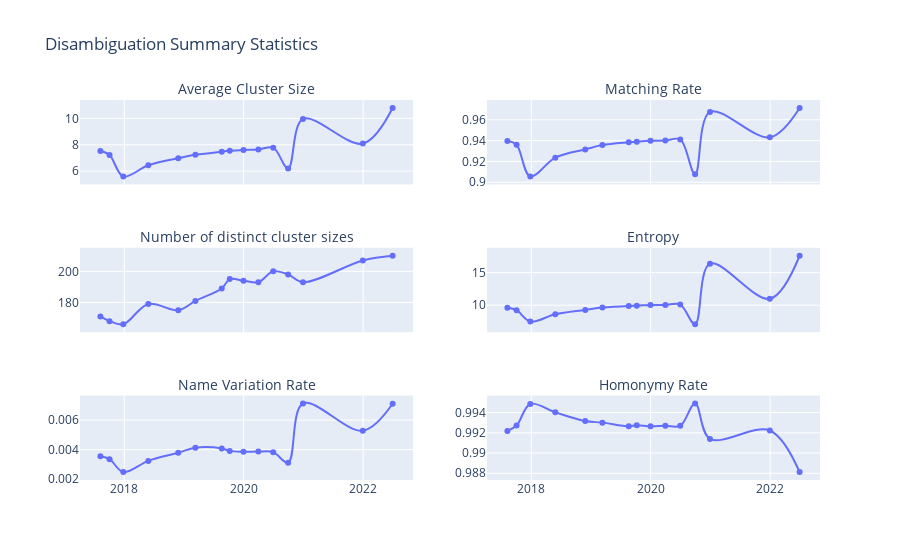

Here is the notebook cell this chart was saved with:
### Markdown cell above
### Plotting

When dealing with a dictionary of disambiguations, you can use {py:func}`er_evaluation.plot_summaries` from the {py:func}`er_evaluation.plots` module to plot the summary statistics as a time series:

### Code cell
ee.plot_summaries(predictions, names=names)

### Figure 1 — Plotly figure (JSON) as saved in the notebook; plotly's stock layout.template omitted (floating-point values rounded to 4 significant figures)
{"data": [{"hovertemplate": "prediction=%{x}<br>average_cluster_size=%{y}<extra></extra>", "legendgroup": "", "line": {"color": "#636efa", "dash": "solid", "shape": "spline"}, "marker": {"symbol": "circle"}, "mode": "markers+lines", "name": "", "orientation": "v", "showlegend": false, "type": "scatter", "x": ["2017-08-08T00:00:00", "2017-10-03T00:00:00", "2017-12-26T00:00:00", "2018-05-28T00:00:00", "2018-11-27T00:00:00", "2019-03-12T00:00:00", "2019-08-20T00:00:00", "2019-10-08T00:00:00", "2019-12-31T00:00:00", "2020-03-31T00:00:00", "2020-06-30T00:00:00", "2020-09-29T00:00:00", "2020-12-29T00:00:00", "2021-12-30T00:00:00", "2022-06-30T00:00:00"], "xaxis": "x", "y": [7.524, 7.219, 5.596, 6.443, 6.98, 7.234, 7.478, 7.539, 7.608, 7.648, 7.778, 6.207, 9.96, 8.089, 10.79], "yaxis": "y"}, {"hovertemplate": "prediction=%{x}<br>matching_rate=%{y}<extra></extra>", "legendgroup": "", "line": {"color": "#636efa", "dash": "solid", "shape": "spline"}, "marker": {"symbol": "circle"}, "mode": "markers+lines", "name": "", "orientation": "v", "showlegend": false, "type": "scatter", "x": ["2017-08-08T00:00:00", "2017-10-03T00:00:00", "2017-12-26T00:00:00", "2018-05-28T00:00:00", "2018-11-27T00:00:00", "2019-03-12T00:00:00", "2019-08-20T00:00:00", "2019-10-08T00:00:00", "2019-12-31T00:00:00", "2020-03-31T00:00:00", "2020-06-30T00:00:00", "2020-09-29T00:00:00", "2020-12-29T00:00:00", "2021-12-30T00:00:00", "2022-06-30T00:00:00"], "xaxis": "x2", "y": [0.9396, 0.936, 0.9056, 0.9236, 0.9316, 0.9357, 0.9383, 0.939, 0.9398, 0.94, 0.9411, 0.9077, 0.9675, 0.9431, 0.9713], "yaxis": "y2"}, {"hovertemplate": "prediction=%{x}<br>H0=%{y}<extra></extra>", "legendgroup": "", "line": {"color": "#636efa", "dash": "solid", "shape": "spline"}, "marker": {"symbol": "circle"}, "mode": "markers+lines", "name": "", "orientation": "v", "showlegend": false, "type": "scatter", "x": ["2017-08-08T00:00:00", "2017-10-03T00:00:00", "2017-12-26T00:00:00", "2018-05-28T00:00:00", "2018-11-27T00:00:00", "2019-03-12T00:00:00", "2019-08-20T00:00:00", "2019-10-08T00:00:00", "2019-12-31T00:00:00", "2020-03-31T00:00:00", "2020-06-30T00:00:00", "2020-09-29T00:00:00", "2020-12-29T00:00:00", "2021-12-30T00:00:00", "2022-06-30T00:00:00"], "xaxis": "x3", "y": [171, 168, 166, 179, 175, 181, 189, 195, 194, 193, 200, 198, 193, 207, 210], "yaxis": "y3"}, {"hovertemplate": "prediction=%{x}<br>H1=%{y}<extra></extra>", "legendgroup": "", "line": {"color": "#636efa", "dash": "solid", "shape": "spline"}, "marker": {"symbol": "circle"}, "mode": "markers+lines", "name": "", "orientation": "v", "showlegend": false, "type": "scatter", "x": ["2017-08-08T00:00:00", "2017-10-03T00:00:00", "2017-12-26T00:00:00", "2018-05-28T00:00:00", "2018-11-27T00:00:00", "2019-03-12T00:00:00", "2019-08-20T00:00:00", "2019-10-08T00:00:00", "2019-12-31T00:00:00", "2020-03-31T00:00:00", "2020-06-30T00:00:00", "2020-09-29T00:00:00", "2020-12-29T00:00:00", "2021-12-30T00:00:00", "2022-06-30T00:00:00"], "xaxis": "x4", "y": [9.596, 9.232, 7.486, 8.601, 9.268, 9.647, 9.896, 9.927, 10.04, 10.04, 10.1, 7.075, 16.37, 10.99, 17.59], "yaxis": "y4"}, {"hovertemplate": "prediction=%{x}<br>name_variation_rate=%{y}<extra></extra>", "legendgroup": "", "line": {"color": "#636efa", "dash": "solid", "shape": "spline"}, "marker": {"symbol": "circle"}, "mode": "markers+lines", "name": "", "orientation": "v", "showlegend": false, "type": "scatter", "x": ["2017-08-08T00:00:00", "2017-10-03T00:00:00", "2017-12-26T00:00:00", "2018-05-28T00:00:00", "2018-11-27T00:00:00", "2019-03-12T00:00:00", "2019-08-20T00:00:00", "2019-10-08T00:00:00", "2019-12-31T00:00:00", "2020-03-31T00:00:00", "2020-06-30T00:00:00", "2020-09-29T00:00:00", "2020-12-29T00:00:00", "2021-12-30T00:00:00", "2022-06-30T00:00:00"], "xaxis": "x5", "y": [0.003551, 0.003352, 0.002481, 0.003236, 0.003787, 0.004125, 0.004081, 0.003915, 0.003859, 0.003865, 0.003829, 0.003111, 0.007125, 0.005285, 0.007109], "yaxis": "y5"}, {"hovertemplate": "prediction=%{x}<br>homonymy_rate=%{y}<extra></extra>", "legendgroup": "", "line": {"color": "#636efa", "dash": "solid", "shape": "spline"}, "marker": {"symbol": "circle"}, "mode": "markers+lines", "name": "", "orientation": "v", "showlegend": false, "type": "scatter", "x": ["2017-08-08T00:00:00", "2017-10-03T00:00:00", "2017-12-26T00:00:00", "2018-05-28T00:00:00", "2018-11-27T00:00:00", "2019-03-12T00:00:00", "2019-08-20T00:00:00", "2019-10-08T00:00:00", "2019-12-31T00:00:00", "2020-03-31T00:00:00", "2020-06-30T00:00:00", "2020-09-29T00:00:00", "2020-12-29T00:00:00", "2021-12-30T00:00:00", "2022-06-30T00:00:00"], "xaxis": "x6", "y": [0.9922, 0.9927, 0.9948, 0.994, 0.9932, 0.993, 0.9926, 0.9927, 0.9926, 0.9927, 0.9927, 0.9949, 0.9914, 0.9922, 0.9881], "yaxis": "y6"}], "layout": {"annotations": [{"font": {"size": 14}, "showarrow": false, "text": "Average Cluster Size", "x": 0.225, "xanchor": "center", "xref": "paper", "y": 1, "yanchor": "bottom", "yref": "paper"}, {"font": {"size": 14}, "showarrow": false, "text": "Matching Rate", "x": 0.775, "xanchor": "center", "xref": "paper", "y": 1, "yanchor": "bottom", "yref": "paper"}, {"font": {"size": 14}, "showarrow": false, "text": "Number of distinct cluster sizes", "x": 0.225, "xanchor": "center", "xref": "paper", "y": 0.6111, "yanchor": "bottom", "yref": "paper"}, {"font": {"size": 14}, "showarrow": false, "text": "Entropy", "x": 0.775, "xanchor": "center", "xref": "paper", "y": 0.6111, "yanchor": "bottom", "yref": "paper"}, {"font": {"size": 14}, "showarrow": false, "text": "Name Variation Rate", "x": 0.225, "xanchor": "center", "xref": "paper", "y": 0.2222, "yanchor": "bottom", "yref": "paper"}, {"font": {"size": 14}, "showarrow": false, "text": "Homonymy Rate", "x": 0.775, "xanchor": "center", "xref": "paper", "y": 0.2222, "yanchor": "bottom", "yref": "paper"}], "title": {"text": "Disambiguation Summary Statistics"}, "xaxis": {"anchor": "y", "domain": [0, 0.45], "matches": "x5", "showticklabels": false}, "xaxis2": {"anchor": "y2", "domain": [0.55, 1], "matches": "x6", "showticklabels": false}, "xaxis3": {"anchor": "y3", "domain": [0, 0.45], "matches": "x5", "showticklabels": false}, "xaxis4": {"anchor": "y4", "domain": [0.55, 1], "matches": "x6", "showticklabels": false}, "xaxis5": {"anchor": "y5", "domain": [0, 0.45]}, "xaxis6": {"anchor": "y6", "domain": [0.55, 1]}, "yaxis": {"anchor": "x", "domain": [0.7778, 1]}, "yaxis2": {"anchor": "x2", "domain": [0.7778, 1]}, "yaxis3": {"anchor": "x3", "domain": [0.3889, 0.6111]}, "yaxis4": {"anchor": "x4", "domain": [0.3889, 0.6111]}, "yaxis5": {"anchor": "x5", "domain": [0, 0.2222]}, "yaxis6": {"anchor": "x6", "domain": [0, 0.2222]}}}
